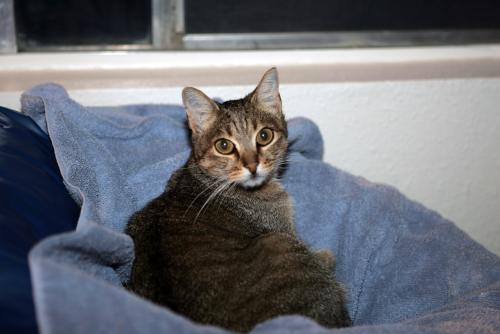
#> input picture PetImages/Cat/10489.jpg, 500 x 334 px, given in place of 0.jpg, which was not available
$ python svm_knn_5fold_main.py
#> lines starting #> are read from the running program, lines starting #| are printed output that depends on the picture; pictures that were not available may be replaced by others from this repository, and a replacement may not be noted
# -*- coding: utf-8 -*-

'''
词袋模型BOW+SVM 目标识别

以狗和猫数据集二分类为例
如果是狗 返回True
如果是猫 返回False
'''
import numpy as np
import cv2

import tkinter as tk
from tkinter import filedialog
from sklearn.svm import LinearSVC
from sklearn.neighbors import KNeighborsClassifier
from sklearn.model_selection import train_test_split
from sklearn.model_selection import KFold
from sklearn.metrics import mean_squared_error
import matplotlib.pyplot as plt
from sklearn.model_selection import cross_val_score
from sklearn.metrics import confusion_matrix
from sklearn.metrics import classification_report
from sklearn.metrics import roc_curve
from sklearn.cluster import KMeans
from sklearn.metrics import accuracy_score
from sklearn.svm import SVC
from sklearn.dummy import DummyClassifier
class BOW(object):

    def __init__(self, ):
        # 创建一个SIFT对象  用于关键点提取
        self.feature_detector = cv2.xfeatures2d.SIFT_create()
        # 创建一个SIFT对象  用于关键点描述符提取
        self.descriptor_extractor = cv2.xfeatures2d.SIFT_create()
        #用于提取词汇字典的样本
        self.voc_X = []
        # source images and lables
        self.X, self.y = [], []

    def path(self, cls, i):
        '''
        用于获取图片的全路径
        '''
        return '%s/%s/%d.jpg' % (self.train_path, cls, i)

    def gaussian_kernel(self,distances):
        weights = np.exp(-100 *(distances **2))
        return weights

    def Fit(self, train_path, k):
        '''
        开始训练

        args：
            train_path：训练集图片路径  我们使用的数据格式为 train_path/dogs/i.jpg  train_path/cats/i.jpg
            k：k-means参数k
        '''
        self.train_path = train_path

        # FLANN匹配  参数algorithm用来指定匹配所使用的算法，可以选择的有LinearIndex、KTreeIndex、KMeansIndex、CompositeIndex和AutotuneIndex，这里选择的是KTreeIndex(使用kd树实现最近邻搜索)
        flann_params = dict(algorithm=1, tree=5)
        flann = cv2.FlannBasedMatcher(flann_params, {})

        # 创建BOW训练器，指定k-means参数k   把处理好的特征数据全部合并，利用聚类把特征词分为若干类，此若干类的数目由自己设定，每一类相当于一个视觉词汇
        bow_kmeans_trainer = cv2.BOWKMeansTrainer(k)

        pos = 'dogs'
        neg = 'cats'
        # 指定用于提取词汇字典的样本数
        length = 15
        # 合并特征数据  读取length张图片(length个狗,length个猫)，通过聚类创建视觉词汇
        for i in range(length):
            self.voc_X.extend(self.sift_descriptor_extractor(self.path(pos, i)))
            self.voc_X.extend(self.sift_descriptor_extractor(self.path(neg, i)))
        self.voc_X = np.array(self.voc_X)

        # 进行k - means聚类
        gmm = KMeans(n_clusters=k).fit(self.voc_X)
        # 返回词汇字典 也就是聚类中心
        voc = gmm.cluster_centers_

        # 输出词汇字典  <class 'numpy.ndarray'> (40, 128)
        print('-------vocabulary, vocabulary.shape----------')
        print(voc, voc.shape)


        # 初始化bow提取器(设置词汇字典),用于提取每一张图像的BOW特征描述
        self.bow_img_descriptor_extractor = cv2.BOWImgDescriptorExtractor(self.descriptor_extractor, flann)
        self.bow_img_descriptor_extractor.setVocabulary(voc)


        # 创建两个数组，分别对应训练数据和标签，并用BOWImgDescriptorExtractor产生的描述符填充
        # 按照下面的方法生成相应的正负样本图片的标签 1：正匹配(dog)  -1：负匹配(cat)
        for i in range(10000):  # 狗和猫分别取...张图像
            self.X.extend(self.bow_descriptor_extractor(self.path(pos, i)))
            self.y.append(1)
            self.X.extend(self.bow_descriptor_extractor(self.path(neg, i)))
            self.y.append(-1)
        self.X = np.array(self.X)
        self.y = np.array(self.y)

        accuracy_svm = []
        accuracy_knn = []
        accuracy_dummy = []
        kf = KFold(n_splits=5)
        for train, test in kf.split(self.X):
            self.linerSVC(train)
            self.KNN(train)
            self.Dummy(train)
            self.Predict(test,accuracy_svm,accuracy_knn,accuracy_dummy)
        print('======== svm mean accuracy=======')
        print(np.array(accuracy_svm).mean())

        print('======== knn mean accuracy=======')
        print(np.array(accuracy_knn).mean())

        print('======== dummy mean accuracy=======')
        print(np.array(accuracy_dummy).mean())
    # [84 lines left out: functions linerSVC, KNN, Dummy, Predict, predict_one_svm, predict_one_knn, not called in this run]
    def sift_descriptor_extractor(self, img_path):
        '''
        特征提取：提取数据集中每幅图像的特征点，然后提取特征描述符，形成特征数据(如：SIFT或者SURF方法)；
        '''
#> called with img_path = './images/dogs/0.jpg'
        im = cv2.imread(img_path, 0)
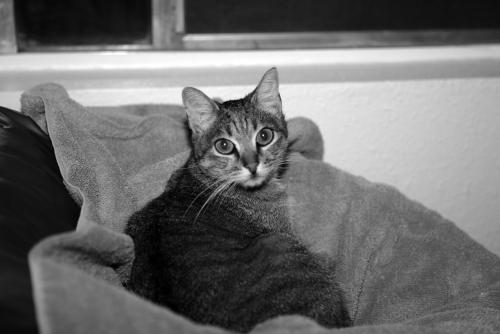
#> im: shape (334, 500); min 0, max 255, mean 108.3
        return self.descriptor_extractor.compute(im, self.feature_detector.detect(im))[1]
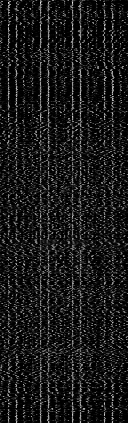
#> returned value: shape (423, 128) float32; min 0, max 229, mean 25.1

    # [7 lines left out: function bow_descriptor_extractor, not called in this run]


if __name__ == '__main__':
    # 训练集图片路径  狗和猫两类  进行训练
    train_path = './images'
    bow = BOW()
    bow.Fit(train_path, 15)
#> call 2 of sift_descriptor_extractor, with img_path = './images/cats/0.jpg'
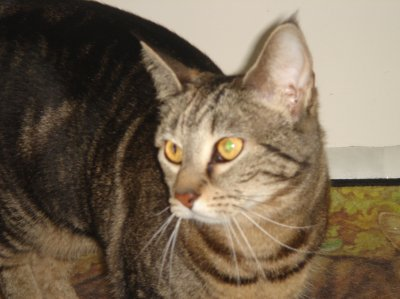
#> input picture PetImages/Cat/10558.jpg, 400 x 299 px, given in place of 0.jpg, which was not available
#> in sift_descriptor_extractor (call 2), `im = cv2.imread(img_path, 0)`:
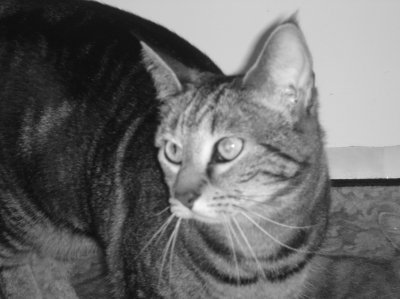
#> im: shape (299, 400); min 10, max 255, mean 106.3
#> in sift_descriptor_extractor (call 2), `return self.descriptor_extractor.compute(im, self.feature_detector.det..`:
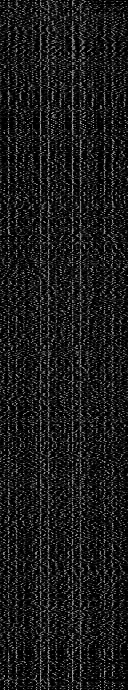
#> returned value: shape (690, 128) float32; min 0, max 186, mean 26.5
#> (the run stopped early here; a loop or call above may not have finished)
